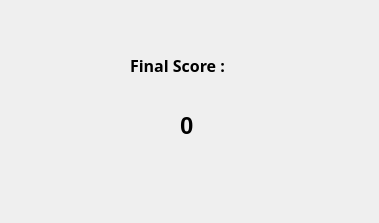
<?xml version="1.0" encoding="UTF-8"?>
<ui version="4.0">
 <class>Dialog</class>
 <widget class="QDialog" name="Dialog">
  <property name="geometry">
   <rect>
    <x>0</x>
    <y>0</y>
    <width>379</width>
    <height>223</height>
   </rect>
  </property>
  <property name="windowTitle">
   <string>Dialog</string>
  </property>
  <widget class="QLabel" name="label">
   <property name="geometry">
    <rect>
     <x>130</x>
     <y>40</y>
     <width>221</width>
     <height>51</height>
    </rect>
   </property>
   <property name="font">
    <font>
     <family>Lucida Fax</family>
     <pointsize>12</pointsize>
     <weight>75</weight>
     <bold>true</bold>
    </font>
   </property>
   <property name="text">
    <string>Final Score :</string>
   </property>
  </widget>
  <widget class="QLabel" name="finalscore">
   <property name="geometry">
    <rect>
     <x>180</x>
     <y>100</y>
     <width>55</width>
     <height>51</height>
    </rect>
   </property>
   <property name="font">
    <font>
     <pointsize>18</pointsize>
     <weight>75</weight>
     <bold>true</bold>
    </font>
   </property>
   <property name="text">
    <string>0</string>
   </property>
  </widget>
 </widget>
 <resources/>
 <connections/>
</ui>
